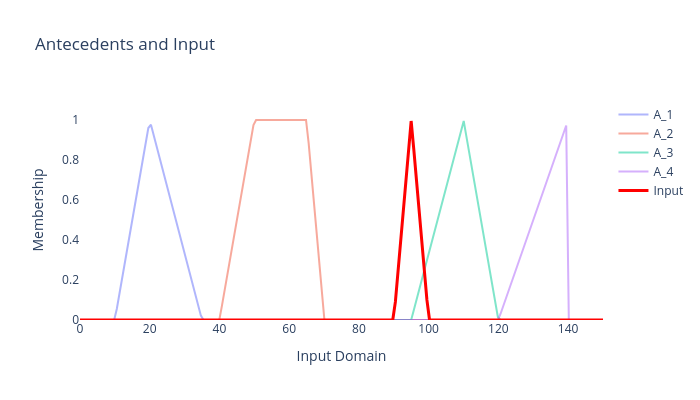
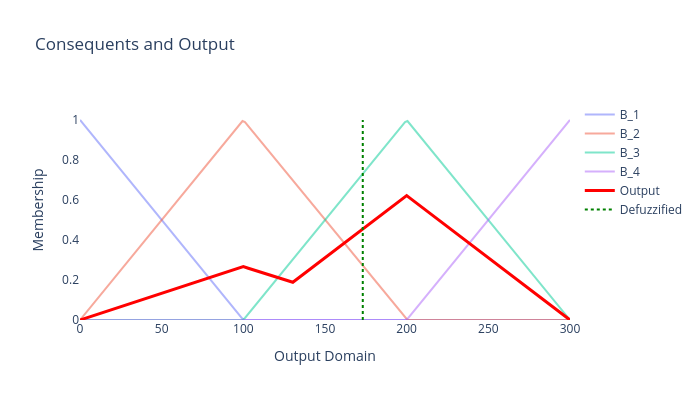

The notebook cell saved with these charts, in order:
### Markdown cell above
## Define Input and Execute

### Code cell
# Define input
input1 = Trapezoidal(ini=80, top1=80, top2=80, end=80)  # Crisp input at 80
input1 = Trapezoidal(ini=49, top1=49, top2=49, end=49)  # Crisp input at 80
input1 = Trapezoidal(ini=90, top1=95, top2=95, end=100)  # Crisp input at 80

input_list_1d = [input1]

# Format inputs
input_fuzzy_sets_1d = [FuzzySet(f"Input", inp) for inp in input_list_1d]
input_formatted_1d = format_FN_N_Dim(input_fuzzy_sets_1d, ftype='rule_antecedent')

print("Input value:")
print(f"  {input_formatted_1d[0]}")

# Run A_FIS
output_1d, U_1d, y_crisp_1d, max_values_1d = run_afis(
    input_formatted_1d, 
    rule_base_1d,
    imp_params=['luka', 1], 
    t_norm_type='product'
)

print(f"\nDefuzzified output: {y_crisp_1d:.3f}")

# Plot results (shows antecedents, inputs, and output)
plot_results(rule_base_1d, input_list_1d, output_1d, U_1d, y_crisp_1d)

# Show S_A table
show_svi_table(rule_base_1d, input_formatted_1d)

### Figure 1 — Plotly figure (JSON) as saved in the notebook; plotly's stock layout.template omitted (floating-point values rounded to 4 significant figures; data arrays with more than 128 entries replaced by an {"elided": "..."} marker saying what was removed)
{"data": [{"line": {"width": 2}, "mode": "lines", "name": "A_1", "opacity": 0.5, "type": "scatter", "x": {"elided": "200 float values"}, "y": {"elided": "200 float values"}}, {"line": {"width": 2}, "mode": "lines", "name": "A_2", "opacity": 0.5, "type": "scatter", "x": {"elided": "200 float values"}, "y": {"elided": "200 float values"}}, {"line": {"width": 2}, "mode": "lines", "name": "A_3", "opacity": 0.5, "type": "scatter", "x": {"elided": "200 float values"}, "y": {"elided": "200 float values"}}, {"line": {"width": 2}, "mode": "lines", "name": "A_4", "opacity": 0.5, "type": "scatter", "x": {"elided": "200 float values"}, "y": {"elided": "200 float values"}}, {"line": {"color": "red", "width": 3}, "mode": "lines", "name": "Input", "type": "scatter", "x": {"elided": "200 float values"}, "y": {"elided": "200 float values"}}], "layout": {"height": 400, "paper_bgcolor": "white", "plot_bgcolor": "white", "showlegend": true, "title": {"text": "Antecedents and Input"}, "width": 700, "xaxis": {"showgrid": false, "title": {"text": "Input Domain"}, "zeroline": false}, "yaxis": {"range": [0, 1.1], "showgrid": false, "title": {"text": "Membership"}, "zeroline": false}}}

### Figure 2 — Plotly figure (JSON) as saved in the notebook; plotly's stock layout.template omitted (floating-point values rounded to 4 significant figures; data arrays with more than 128 entries replaced by an {"elided": "..."} marker saying what was removed)
{"data": [{"line": {"width": 2}, "mode": "lines", "name": "B_1", "opacity": 0.5, "type": "scatter", "x": {"elided": "200 float values"}, "y": {"elided": "200 float values"}}, {"line": {"width": 2}, "mode": "lines", "name": "B_2", "opacity": 0.5, "type": "scatter", "x": {"elided": "200 float values"}, "y": {"elided": "200 float values"}}, {"line": {"width": 2}, "mode": "lines", "name": "B_3", "opacity": 0.5, "type": "scatter", "x": {"elided": "200 float values"}, "y": {"elided": "200 float values"}}, {"line": {"width": 2}, "mode": "lines", "name": "B_4", "opacity": 0.5, "type": "scatter", "x": {"elided": "200 float values"}, "y": {"elided": "200 float values"}}, {"line": {"color": "red", "width": 3}, "mode": "lines", "name": "Output", "type": "scatter", "x": [0.0, 3.03, 6.061, 9.091, 12.12, 15.15, 18.18, 21.21, 24.24, 27.27, 30.3, 33.33, 36.36, 39.39, 42.42, 45.45, 48.48, 51.52, 54.55, 57.58, 60.61, 63.64, 66.67, 69.7, 72.73, 75.76, 78.79, 81.82, 84.85, 87.88, 90.91, 93.94, 96.97, 100.0, 103.0, 106.1, 109.1, 112.1, 115.2, 118.2, 121.2, 124.2, 127.3, 130.3, 133.3, 136.4, 139.4, 142.4, 145.5, 148.5, 151.5, 154.5, 157.6, 160.6, 163.6, 166.7, 169.7, 172.7, 175.8, 178.8, 181.8, 184.8, 187.9, 190.9, 193.9, 197.0, 200.0, 203.0, 206.1, 209.1, 212.1, 215.2, 218.2, 221.2, 224.2, 227.3, 230.3, 233.3, 236.4, 239.4, 242.4, 245.5, 248.5, 251.5, 254.5, 257.6, 260.6, 263.6, 266.7, 269.7, 272.7, 275.8, 278.8, 281.8, 284.8, 287.9, 290.9, 293.9, 297.0, 300.0], "y": [0.0, 0.008081, 0.01616, 0.02424, 0.03232, 0.0404, 0.04848, 0.05657, 0.06465, 0.07273, 0.08081, 0.08889, 0.09697, 0.1051, 0.1131, 0.1212, 0.1293, 0.1374, 0.1455, 0.1535, 0.1616, 0.1697, 0.1778, 0.1859, 0.1939, 0.202, 0.2101, 0.2182, 0.2263, 0.2343, 0.2424, 0.2505, 0.2586, 0.2667, 0.2586, 0.2505, 0.2424, 0.2343, 0.2263, 0.2182, 0.2101, 0.202, 0.1939, 0.1886, 0.2074, 0.2263, 0.2451, 0.264, 0.2828, 0.3017, 0.3205, 0.3394, 0.3582, 0.3771, 0.396, 0.4148, 0.4337, 0.4525, 0.4714, 0.4902, 0.5091, 0.5279, 0.5468, 0.5657, 0.5845, 0.6034, 0.6222, 0.6034, 0.5845, 0.5657, 0.5468, 0.5279, 0.5091, 0.4902, 0.4714, 0.4525, 0.4337, 0.4148, 0.396, 0.3771, 0.3582, 0.3394, 0.3205, 0.3017, 0.2828, 0.264, 0.2451, 0.2263, 0.2074, 0.1886, 0.1697, 0.1508, 0.132, 0.1131, 0.09428, 0.07542, 0.05657, 0.03771, 0.01886, 0.0]}, {"line": {"color": "green", "dash": "dot", "width": 2}, "mode": "lines", "name": "Defuzzified", "type": "scatter", "x": [173.1, 173.1], "y": [0, 1]}], "layout": {"height": 400, "paper_bgcolor": "white", "plot_bgcolor": "white", "showlegend": true, "title": {"text": "Consequents and Output"}, "width": 700, "xaxis": {"showgrid": false, "title": {"text": "Output Domain"}, "zeroline": false}, "yaxis": {"range": [0, 1.1], "showgrid": false, "title": {"text": "Membership"}, "zeroline": false}}}
